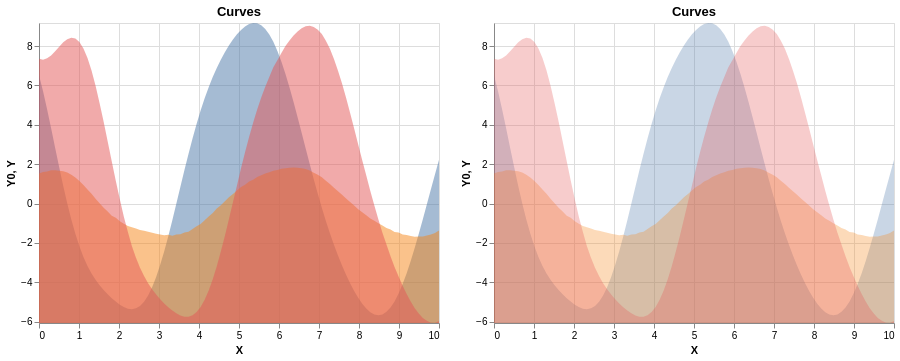

Write notebook code for a chart like this one.
### Markdown cell above
# Side by Side

For this study, we need to generate pairs of scatterplots and pairs of parallel coordinate plots. We will create two generalized functions which take in two data frames whose columns are 'X' and 'Y' and whose entries are tuples, indicating the coordinates. These functions will each return a vega-altair chart that will be added as components.

### Code cell
import random 

def get_shuffled_opacity(opacityGroup, rnd):
    """
    Shuffle the opacity group using a provided random.Random instance.
    Returns (opacity_left, opacity_right)
    """
    shuffled = rnd.sample(opacityGroup, k=2)
    return shuffled[0], shuffled[1]

def plot_side_by_side(seed=None, num_curves=3, opacityGroup=None, base_opacity=0.5, shuffle=True):
    """
    Generate and display two Altair charts side by side with different opacities.
    """
    if opacityGroup is None:
        # Use the first pair generated if no specific group is provided
        opacity_pairs = generate_opacity_pairs(base_opacity)
        if not opacity_pairs:
            raise ValueError("No valid opacity pairs generated.")
        opacityGroup = opacity_pairs[0]
    #chart1 = plot_altair_curve(seed=seed, num_curves=num_curves, opacity=opacityGroup[0])
    #chart2 = plot_altair_curve(seed=seed, num_curves=num_curves, opacity=opacityGroup[1])
    #return alt.hconcat(chart1, chart2)

    if shuffle:
        # give shuffle seed based on opacity generated
        shuffleSeed = opacityGroup[0]*10+opacityGroup[1]*10 
        rnd = random.Random(shuffleSeed)
        opacity_left, opacity_right = get_shuffled_opacity(opacityGroup,rnd)
    else:
        shuffled = opacityGroup  # Keep original order
        opacity_left, opacity_right = shuffled

    chart1 = plot_altair_curve(seed=seed, num_curves=num_curves, opacity=opacity_left)
    chart2 = plot_altair_curve(seed=seed, num_curves=num_curves, opacity=opacity_right)
    return alt.hconcat(chart1, chart2)

chart = plot_side_by_side(seed=42, num_curves=3, base_opacity=0.5)
chart

### Figure 1 — Vega-Lite specification as saved in the notebook (floating-point values rounded to 4 significant figures; data arrays with more than 128 entries replaced by an {"elided": "..."} marker saying what was removed)
{"config": {"view": {"continuousWidth": 300, "continuousHeight": 300}}, "hconcat": [{"data": {"name": "data-8722fe2a6e5ca3148ad8c65dae86672c"}, "mark": {"type": "area", "opacity": 0.5}, "encoding": {"color": {"field": "Curve", "legend": null, "type": "nominal"}, "x": {"field": "X", "type": "quantitative"}, "y": {"field": "Y0", "scale": {"domain": [-6.073, 9.176]}, "type": "quantitative"}, "y2": {"field": "Y"}}, "height": 300, "title": "Curves", "width": 400}, {"data": {"name": "data-8722fe2a6e5ca3148ad8c65dae86672c"}, "mark": {"type": "area", "opacity": 0.3}, "encoding": {"color": {"field": "Curve", "legend": null, "type": "nominal"}, "x": {"field": "X", "type": "quantitative"}, "y": {"field": "Y0", "scale": {"domain": [-6.073, 9.176]}, "type": "quantitative"}, "y2": {"field": "Y"}}, "height": 300, "title": "Curves", "width": 400}], "$schema": "https://vega.github.io/schema/vega-lite/v5.20.1.json", "datasets": {"data-8722fe2a6e5ca3148ad8c65dae86672c": {"elided": "300 records"}}}
